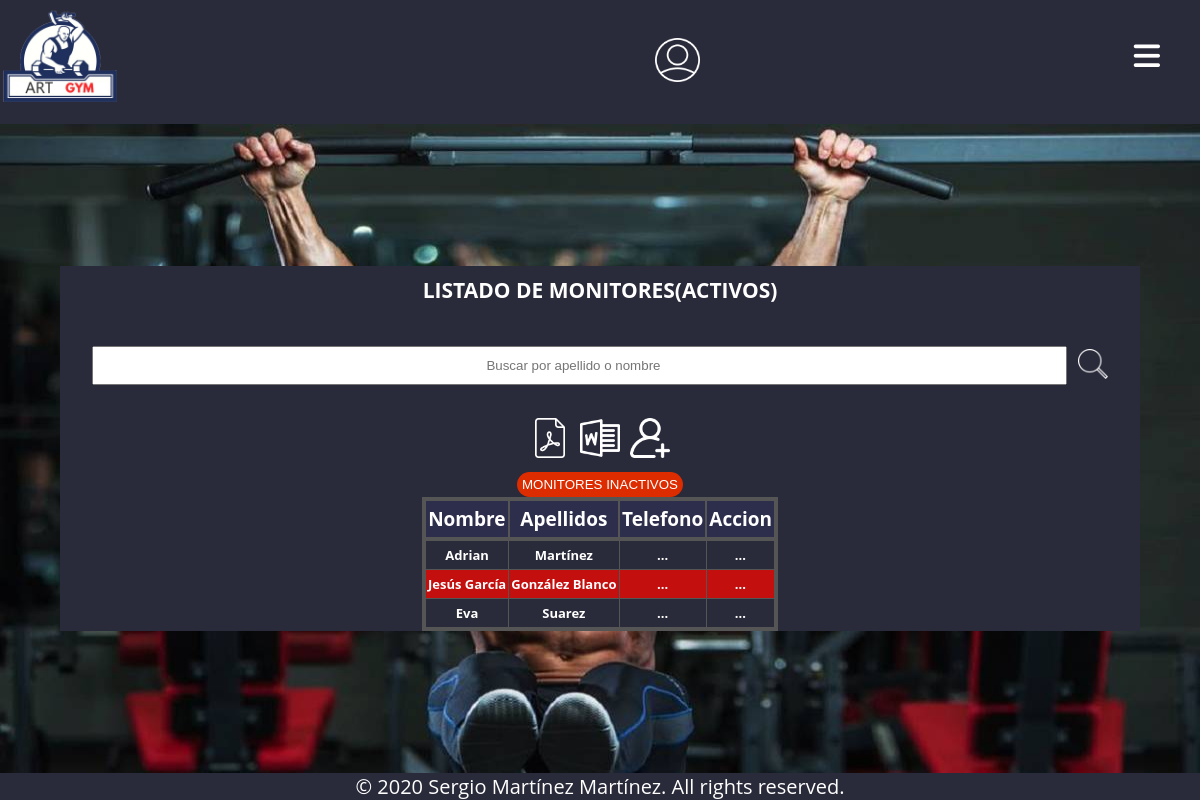
The page /monitores/verMonitores.php on the database its author committed.
### tables this page shows
CREATE TABLE `monitores` (
  `CodigoMonitor` int(100) NOT NULL,
  `Nombre` varchar(50) NOT NULL,
  `Apellidos` varchar(50) NOT NULL,
  `DNI` varchar(9) NOT NULL,
  `Telefono` int(9) NOT NULL,
  `Salario` int(4) NOT NULL
);

### BBDD/monitoresBBDD.php (the view, shortened to what this page needs)
<?php
function verMonitores()
{
    $conexion = conectarUsuarios();
    $select_cliente = "SELECT * from monitores";
    $resultado = $conexion->query($select_cliente);
    $contador = 0;
    while ($fila = $resultado->fetch_array()) {
        $contador++;
?>
        <div class="divTableRow">
            <div class="divTableCelda"><?php echo "${fila['Nombre']}"; ?></div>
            <div class="divTableCelda"><?php echo "${fila['Apellidos']}"; ?></div>
            <div class="divTableCelda">
                <label for="eChkUsuario<?php echo $contador ?>" class="tresbotones">...</label>
            </div>
            <div class="divTableCelda">
                <div class="boton">
                    <label for="eChkBotones<?php echo $contador ?>" class="tresbotones">...</label>
                </div>
            </div>
        </div>
    <?php
    }
}
    ?>

### css/estilos_xs.css (style rules this page uses)
:root { font-family: 'Open Sans', sans-serif; font-size: 14px; --color-oscuro: #292A3A; }
* { margin: 0; padding: 0; box-sizing: border-box; }
body { min-height: 100vh; height: 100vh; width: 100vw; display: grid; grid-template-areas: "header header" "main main" "footer footer"; grid-template-columns: auto 1fr auto; grid-template-rows: auto 1fr auto; }
html { min-height: 100%; }
.divTableRow { display: table-row; }
.divTableCelda, .divTableCabeza { display: table-cell; }
.divTable.cliente .divTableCelda, .divTable.cliente .divTableCabeza { border: 1px solid #555555; padding: 5px 2px; }
.divTable.cliente .divTableBody .divTableCelda { font-size: 13px; font-weight: bold; color: #FFFFFF; }
.divTable.cliente .divTableRow:nth-child(even) { background: rgb(196, 15, 15); }

### css/estilos_lg.css (style rules this page uses)
.divTableCelda, .divTableCabeza { display: table-cell; width: 30%; }
.divTable.cliente .divTableBody .divTableCelda { font-size: 13px; font-weight: bold; color: #FFFFFF; padding: 20px; }
.divTableCelda label { display: none; }
.boton { display: flex; }

### rows shown on the page
monitores: Nombre "Adrian", Apellidos "Martínez"
monitores: Nombre "Jesús García", Apellidos "González Blanco"
monitores: Nombre "Eva", Apellidos "Suarez"
